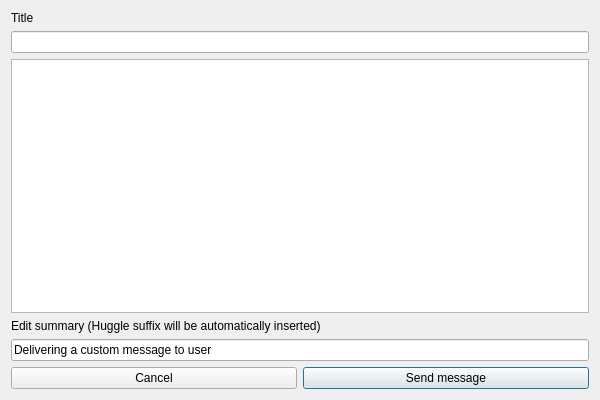
<?xml version="1.0" encoding="UTF-8"?>
<ui version="4.0">
 <class>CustomMessage</class>
 <widget class="QDialog" name="CustomMessage">
  <property name="geometry">
   <rect>
    <x>0</x>
    <y>0</y>
    <width>600</width>
    <height>400</height>
   </rect>
  </property>
  <property name="windowTitle">
   <string>Send a custom message</string>
  </property>
  <property name="windowIcon">
   <iconset resource="../huggle_res/pictures.qrc">
    <normaloff>:/huggle/pictures/Resources/huggle3_small.ico</normaloff>:/huggle/pictures/Resources/huggle3_small.ico</iconset>
  </property>
  <layout class="QVBoxLayout" name="verticalLayout">
   <item>
    <widget class="QLabel" name="lSubject">
     <property name="text">
      <string>Title</string>
     </property>
    </widget>
   </item>
   <item>
    <widget class="QLineEdit" name="lineEdit">
     <property name="enabled">
      <bool>true</bool>
     </property>
     <property name="text">
      <string/>
     </property>
    </widget>
   </item>
   <item>
    <widget class="QPlainTextEdit" name="plainTextEdit">
     <property name="plainText">
      <string/>
     </property>
    </widget>
   </item>
   <item>
    <widget class="QLabel" name="lSummary">
     <property name="text">
      <string>&lt;html&gt;&lt;head/&gt;&lt;body&gt;&lt;p&gt;Edit summary (Huggle suffix will be automatically inserted)&lt;/p&gt;&lt;/body&gt;&lt;/html&gt;</string>
     </property>
    </widget>
   </item>
   <item>
    <widget class="QLineEdit" name="leSummary">
     <property name="text">
      <string>Delivering a custom message to user</string>
     </property>
    </widget>
   </item>
   <item>
    <layout class="QHBoxLayout" name="horizontalLayout">
     <item>
      <widget class="QPushButton" name="cancelButton">
       <property name="text">
        <string>Cancel</string>
       </property>
      </widget>
     </item>
     <item>
      <widget class="QPushButton" name="sendButton">
       <property name="text">
        <string>Send message</string>
       </property>
       <property name="autoDefault">
        <bool>true</bool>
       </property>
       <property name="default">
        <bool>true</bool>
       </property>
      </widget>
     </item>
    </layout>
   </item>
  </layout>
 </widget>
 <resources>
  <include location="../huggle_res/pictures.qrc"/>
 </resources>
 <connections/>
</ui>
